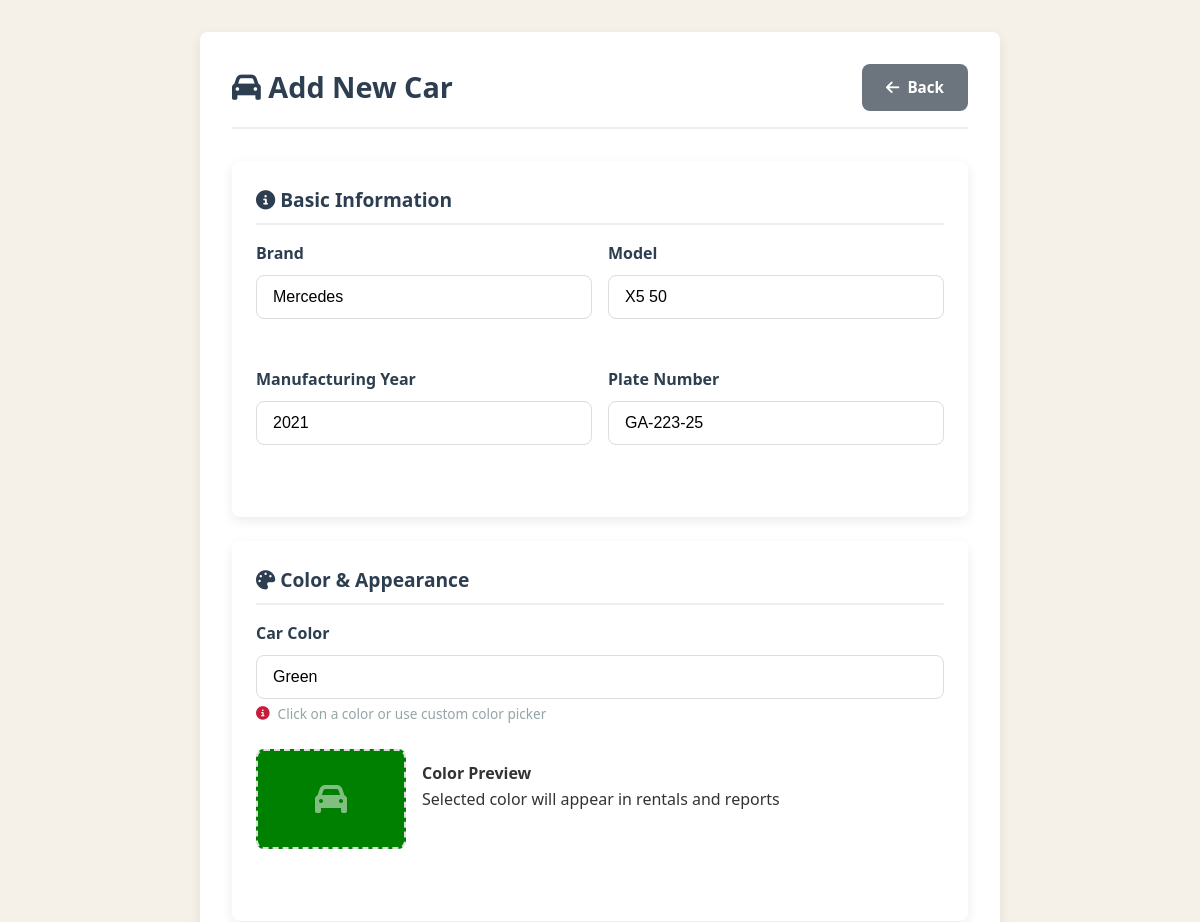
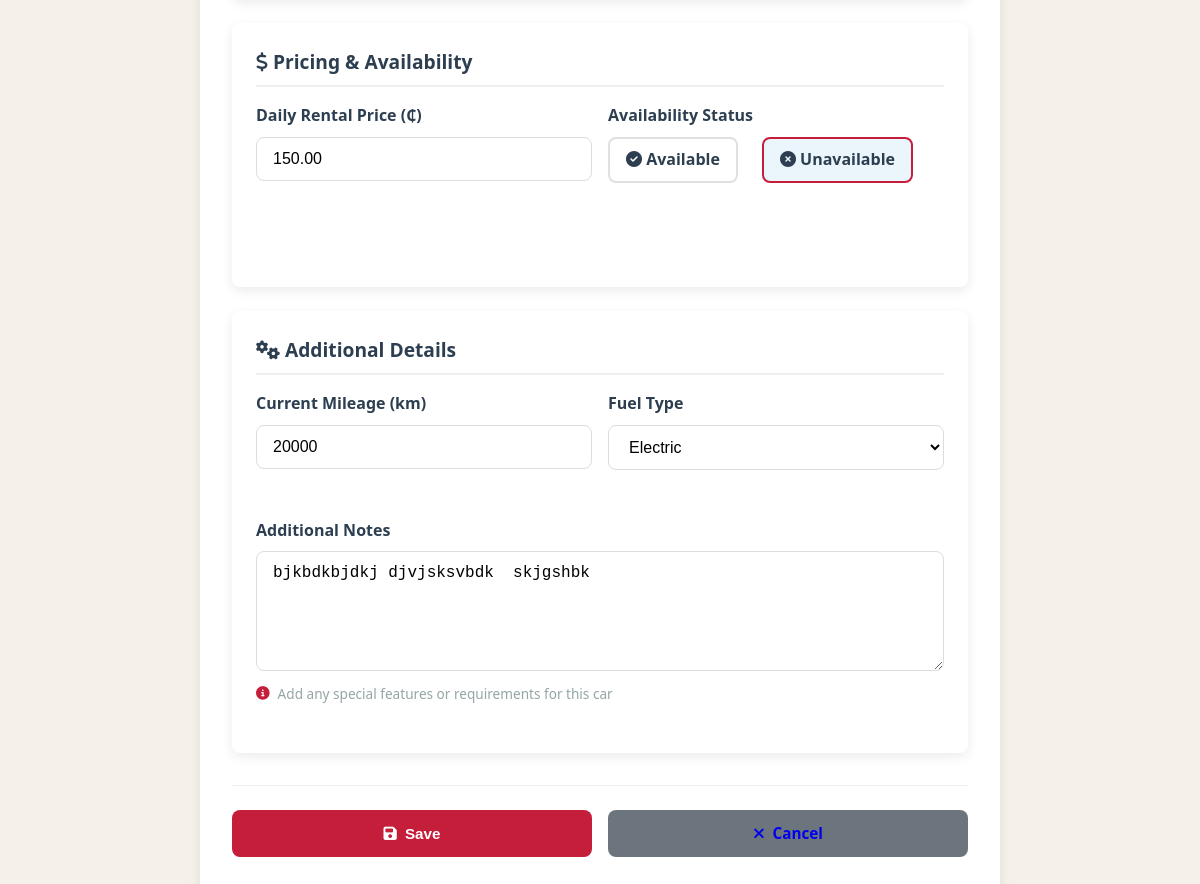
The app's page /cars/1/edit/ (signed in) with its own data (2 pictures, top to bottom).
### d_autos_app/models.py (models this page shows, shortened)
class Car(models.Model):
    FUEL_CHOICES = [
        ('petrol', 'Petrol'),
        ('diesel', 'Diesel'),
        ('electric', 'Electric'),
        ('hybrid', 'Hybrid'),
    ]
    brand = models.CharField(max_length=50)
    model = models.CharField(max_length=50)
    year = models.IntegerField()
    plate_number = models.CharField(max_length=20, unique=True)
    rental_price_per_day = models.DecimalField(max_digits=10, decimal_places=2)
    availability = models.BooleanField(default=True)
    color = models.CharField(max_length=30, default='White')
    mileage = models.IntegerField(default=0, help_text="Current mileage in kilometers")
    fuel_type = models.CharField(max_length=20, choices=FUEL_CHOICES, default='petrol')
    notes = models.TextField(blank=True, help_text="Additional notes about the car")
    daily_rate = models.DecimalField(max_digits=10, decimal_places=2, blank=True, null=True)
    license_plate = models.CharField(max_length=20, blank=True, null=True)
    status = models.CharField(max_length=20, default='available')

### d_autos_app/views.py (the view)
# urls.py: path('cars/<int:pk>/edit/', views.car_update, name='car_edit'),
@login_required
def car_update(request, pk):
    car = get_object_or_404(Car, pk=pk)
    form = CarForm(request.POST or None, instance=car)
    if form.is_valid():
        updated_car = form.save()
        messages.success(request, f'Car {updated_car.brand} {updated_car.model} updated successfully!')
        return redirect('car_list')
    return render(request, 'd_autos_app/cars_form.html', {'form': form})

### d_autos_app/models.py (called while the page is built)
    @property
    def is_admin(self):
        return self.user_type == self.USER_TYPE_ADMIN or self.is_superuser

    @property
    def is_employee(self):
        return self.user_type == self.USER_TYPE_EMPLOYEE

### templates/d_autos_app/cars_form.html (shortened to what this page needs)
{% extends 'base_form.html' %}
{% load static %}
{% block form_title %}
    <i class="fas fa-car"></i>
    {% if object %}Edit Car - {{ object.brand }} {{ object.model }}{% else %}Add New Car{% endif %}
{% endblock %}
{% block back_url %}{% url 'car_list' %}{% endblock %}
{% block cancel_url %}{% url 'car_list' %}{% endblock %}
{% block form_content %}
<div class="form-section">
    <h3><i class="fas fa-info-circle"></i> Basic Information</h3>
    <div class="form-row">
        <div class="form-group half">
            <label for="{{ form.brand.id_for_label }}">Brand</label>
            {{ form.brand }}
        </div>
        <div class="form-group half">
            <label for="{{ form.model.id_for_label }}">Model</label>
            {{ form.model }}
        </div>
    </div>
    <div class="form-row">
        <div class="form-group half">
            <label for="{{ form.year.id_for_label }}">Manufacturing Year</label>
            {{ form.year }}
        </div>
        <div class="form-group half">
            <label for="{{ form.plate_number.id_for_label }}">Plate Number</label>
            {{ form.plate_number }}
        </div>
    </div>
</div>
<div class="form-section">
    <h3><i class="fas fa-palette"></i> Color & Appearance</h3>
    <div class="form-group">
        <label for="{{ form.color.id_for_label }}">Car Color</label>
        {{ form.color }}
        <div class="help-text">
            <i class="fas fa-info-circle"></i>
            Click on a color or use custom color picker
        </div>
    </div>
    <div class="image-preview-container">
        <div class="image-preview" id="color-preview"
             data-color="{% if object and object.color %}{{ object.color }}{% else %}#3498db{% endif %}">
            <i class="fas fa-car fa-2x" style="color: white; opacity: 0.5;"></i>
        </div>
        <div>
            <h4>Color Preview</h4>
            <p>Selected color will appear in rentals and reports</p>
        </div>
    </div>
</div>
<div class="form-section">
    <h3><i class="fas fa-dollar-sign"></i> Pricing & Availability</h3>
    <div class="form-row">
        <div class="form-group half">
            <label for="{{ form.rental_price_per_day.id_for_label }}">Daily Rental Price (₵)</label>
            {{ form.rental_price_per_day }}
        </div>
        <div class="form-group half">
            <label>Availability Status</label>
            <div class="radio-group">
                <label class="radio-option {% if form.availability.value == True %}selected{% endif %}">
                    <i class="fas fa-check-circle"></i>
                    Available
                </label>
                <label class="radio-option {% if form.availability.value == False %}selected{% endif %}">
                    <i class="fas fa-times-circle"></i>
                    Unavailable
                </label>
            </div>
        </div>
    </div>
</div>
<div class="form-section">
    <h3><i class="fas fa-cogs"></i> Additional Details</h3>
    <div class="form-row">
        <div class="form-group half">
            <label for="{{ form.mileage.id_for_label }}">Current Mileage (km)</label>
            {{ form.mileage }}
        </div>
        <div class="form-group half">
            <label for="{{ form.fuel_type.id_for_label }}">Fuel Type</label>
            {{ form.fuel_type }}
        </div>
    </div>
    <div class="form-group">
        <label for="{{ form.notes.id_for_label }}">Additional Notes</label>
        {{ form.notes }}
        <div class="help-text">
            <i class="fas fa-info-circle"></i>
            Add any special features or requirements for this car
        </div>
    </div>
</div>
{% endblock %}

### static/css/style.css (style rules this page uses)
* { margin: 0; padding: 0; box-sizing: border-box; }
:root { --primary: #c41e3a; --secondary: #a01830; --success: #27ae60; --warning: #f39c12; --danger: #e74c3c; --info: #9b59b6; --light: #ecf0f1; --dark: #2c3e50; --gray: #95a5a6; --white: #ffffff; --shadow: 0 4px 12px rgba(0, 0, 0, 0.08); --radius: 8px; --transition: all 0.3s ease; }
body { font-family: 'Segoe UI', Tahoma, Geneva, Verdana, sans-serif; background-color: #f5f1e8; color: #333; line-height: 1.6; min-height: 100vh; }
.form-group { margin-bottom: 1.5rem; }
.form-group label { display: block; margin-bottom: 0.5rem; font-weight: 600; color: var(--dark); }
.form-control { width: 100%; padding: 0.75rem 1rem; border: 1px solid #ddd; border-radius: var(--radius); font-size: 1rem; transition: var(--transition); background-color: white; }
form p, form div { margin-bottom: 1.5rem; }
form label { display: block; margin-bottom: 0.5rem; font-weight: 600; color: var(--dark); }
form input[type="text"], form input[type="email"], form input[type="tel"], form input[type="number"], form input[type="date"], form input[type="password"], form select, form textarea { width: 100%; padding: 0.75rem 1rem; border: 1px solid #ddd; border-radius: var(--radius); font-size: 1rem; transition: var(--transition); background-color: white; }
form textarea { min-height: 120px; resize: vertical; }
.form-row { display: grid; grid-template-columns: repeat(auto-fit, minmax(250px, 1fr)); gap: 1rem; }
.form-section { background-color: white; border-radius: var(--radius); box-shadow: var(--shadow); padding: 1.5rem; margin-bottom: 1.5rem; }
.form-section h3 { color: var(--dark); margin-bottom: 1rem; padding-bottom: 0.5rem; border-bottom: 2px solid var(--light); font-size: 1.2rem; }
.form-group.half { flex: 1; min-width: 200px; }
.form-row { display: flex; gap: 1rem; flex-wrap: wrap; }
.image-preview-container { display: flex; gap: 1rem; align-items: center; margin-top: 1rem; }
.image-preview { width: 150px; height: 100px; border: 2px dashed #ddd; border-radius: var(--radius); display: flex; align-items: center; justify-content: center; overflow: hidden; background-color: #f8f9fa; }
.radio-group { display: flex; gap: 1.5rem; flex-wrap: wrap; }
.radio-option { display: flex; align-items: center; gap: 0.5rem; cursor: pointer; padding: 0.5rem 1rem; border-radius: var(--radius); border: 2px solid #e0e0e0; transition: var(--transition); }
.radio-option.selected { border-color: var(--primary); background-color: rgba(52, 152, 219, 0.1); }
.help-text { font-size: 0.85rem; color: var(--gray); margin-top: 0.25rem; display: flex; align-items: center; gap: 0.5rem; }
.help-text i { color: var(--primary); }

### records on screen
Car: brand "Mercedes", model "X5 50", year "2021", plate_number "GA-223-25", color "Green", rental_price_per_day "150.00", mileage "20000", fuel_type "Electric", notes "bjkbdkbjdkj djvjsksvbdk skjgshbk"
